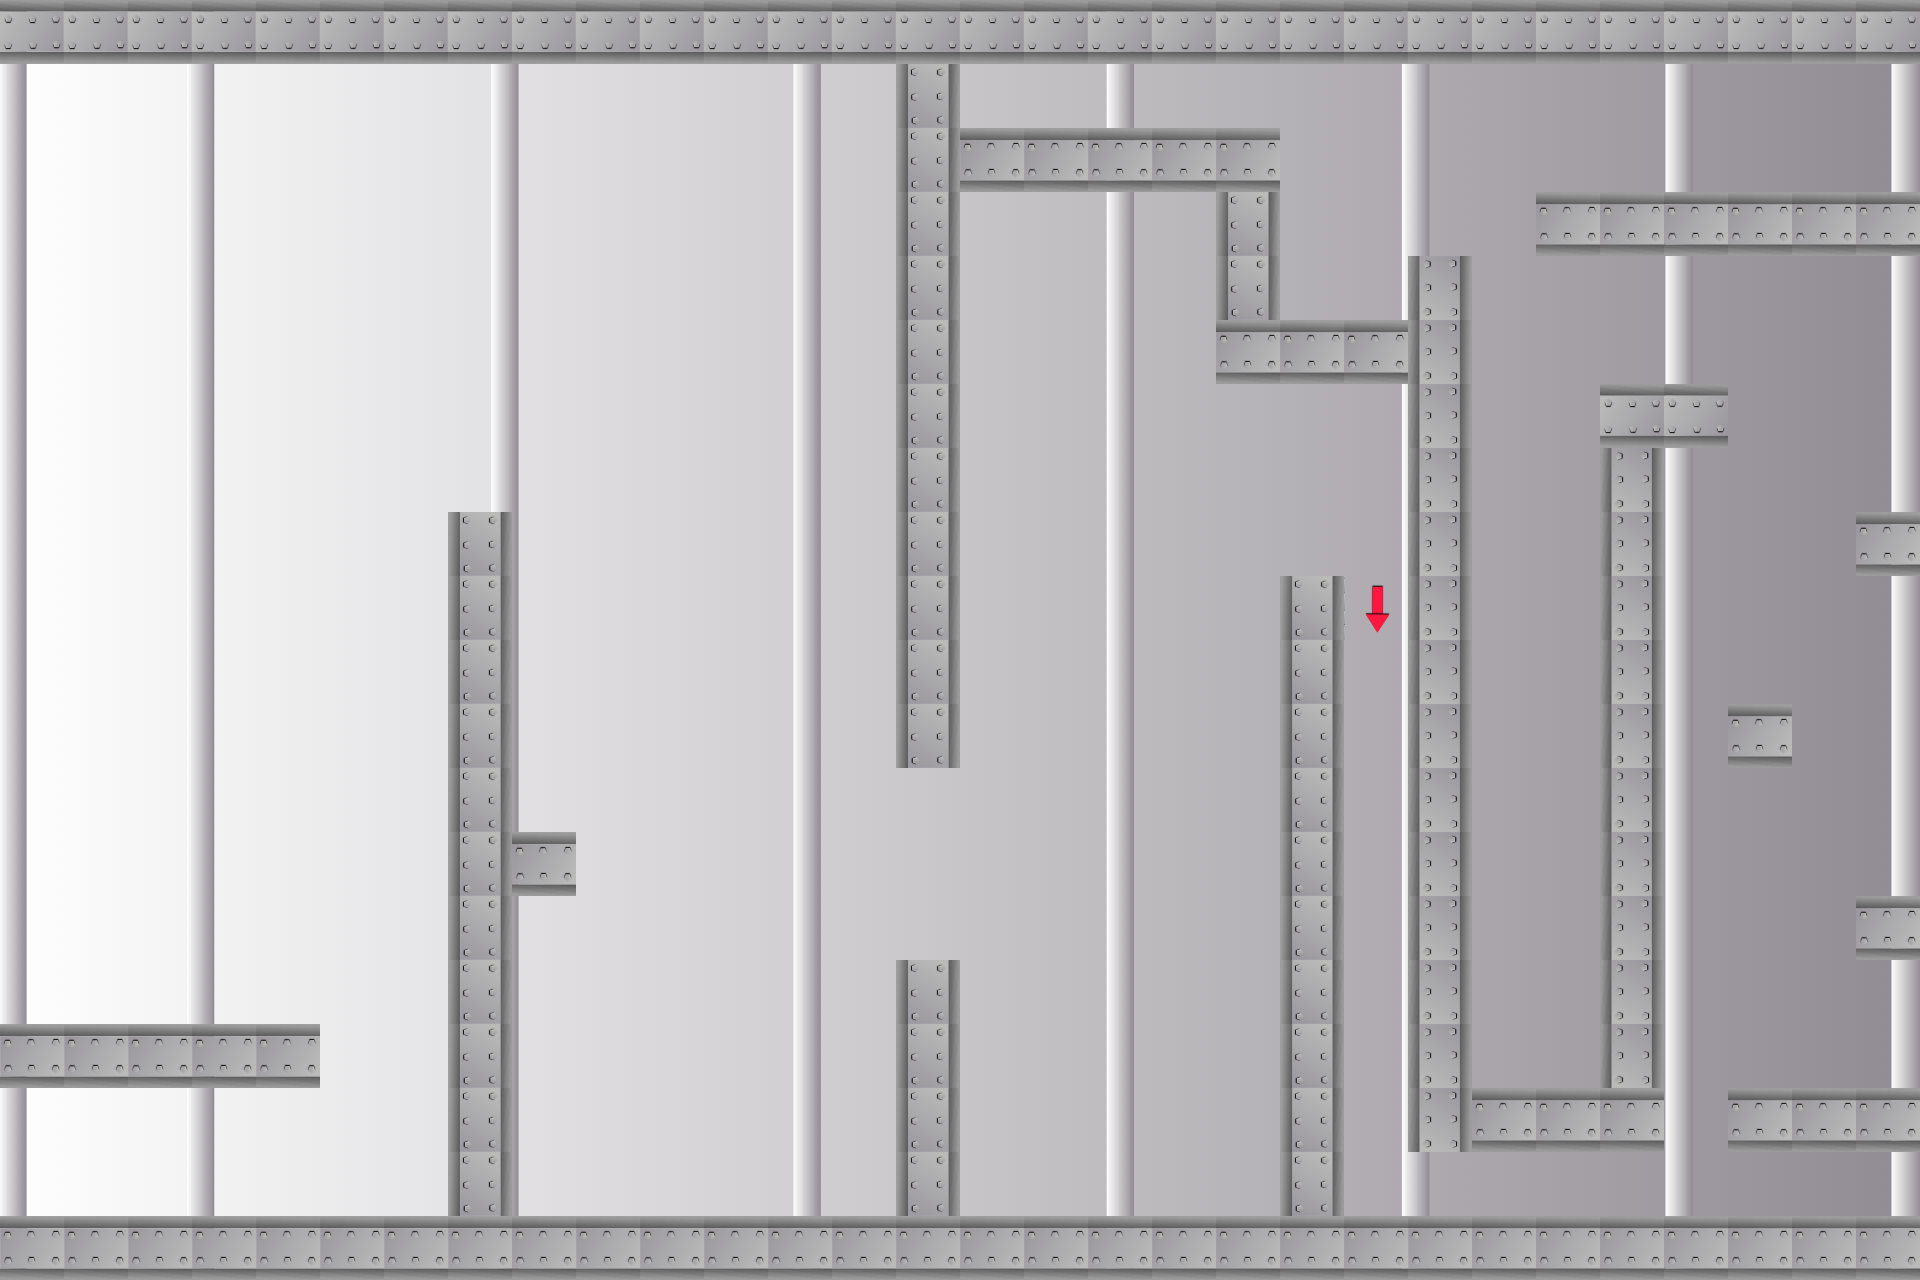

This is a level from a 2D game, rendered from its Tiled map with the project's own tilesets. A one-line summary and the map file follow, with tile-layer data summarised:
An orthogonal 30x20 tile map with 64x64 px tiles, 1 tile layer (Tile Layer 1), 4 tilesets, 1 image layer and 154 objects (68x Star, 22x Fire, 11x Enemy, 6x MovingPlatform, 3x BonusPlatform, ...).

<map version="1.9" tiledversion="1.9.0" orientation="orthogonal" renderorder="right-down" width="30" height="20" tilewidth="64" tileheight="64" infinite="0" nextlayerid="5" nextobjectid="185">
 <tileset firstgid="1" source="spritesheet.tsx" />
 <tileset firstgid="13" source="bob_walk_2.tsx" />
 <tileset firstgid="25" source="lava_1.tsx" />
 <tileset firstgid="29" source="more_tile.tsx" />
 <imagelayer id="4" name="BackgroundLayer">
  <image source="../images/space_station_bkg.png" width="1920" height="1280" />
 </imagelayer>
 <layer id="1" name="Tile Layer 1" width="30" height="20">
  <data>[600 cells, 154 non-empty, 2 distinct tile ids]</data>
 </layer>
 <objectgroup id="2" name="PlatformsLayer">
  <object id="58" x="0" y="1024" width="320" height="64" />
  <object id="59" x="0" y="1216" width="1920" height="64" />
  <object id="60" x="0" y="0" width="1920" height="64" />
  <object id="61" x="448" y="512" width="64" height="704" />
  <object id="62" x="896" y="64" width="64" height="704" />
  <object id="63" x="960" y="128" width="320" height="64" />
  <object id="64" x="1280" y="576" width="64" height="640" />
  <object id="65" x="896" y="960" width="64" height="256" />
  <object id="70" x="512" y="832" width="64" height="64" />
  <object id="71" x="1216" y="320" width="256" height="64" />
  <object id="72" x="1408" y="256" width="64" height="896" />
  <object id="73" x="1408" y="1088" width="256" height="64" />
  <object id="74" x="1600" y="448" width="64" />
  <object id="75" x="1600" y="384" width="128" height="64" />
  <object id="76" x="1600" y="448" width="64" height="640" />
  <object id="77" x="1408" y="1088" width="256" height="64" />
  <object id="78" x="1536" y="192" width="384" height="64" />
  <object id="79" x="1856" y="512" width="64" height="64" />
  <object id="80" x="1728" y="704" width="64" height="64" />
  <object id="81" x="1856" y="896" width="64" height="64" />
  <object id="82" x="1728" y="1088" width="192" height="64" />
  <object id="84" x="1216" y="192" width="64" height="128" />
  <object id="85" x="192" y="640" width="64" />
 </objectgroup>
 <objectgroup id="3" name="SpawnLayer" class="Key">
  <object id="1" name="Player" gid="13" x="64" y="1216" width="64" height="64" />
  <object id="3" name="MovingPlatform" gid="8" x="-32" y="256" width="64" height="64">
   <properties>
    <property name="Target" type="object" value="53" />
   </properties>
  </object>
  <object id="4" name="MovingPlatform" gid="8" x="178.667" y="640" width="64" height="64">
   <properties>
    <property name="Target" type="object" value="54" />
   </properties>
  </object>
  <object id="5" name="MovingPlatform" gid="8" x="448" y="512" width="64" height="64">
   <properties>
    <property name="Target" type="object" value="55" />
   </properties>
  </object>
  <object id="6" name="MovingPlatform" gid="8" x="768" y="1088" width="64" height="64">
   <properties>
    <property name="Target" type="object" value="56" />
   </properties>
  </object>
  <object id="9" name="MovingPlatform" gid="8" x="1088" y="576" width="64" height="64">
   <properties>
    <property name="Target" type="object" value="57" />
   </properties>
  </object>
  <object id="11" name="Door" gid="2" x="960" y="128" width="64" height="64">
   <properties>
    <property name="NextLevel" value="pre_level_1.tmx" />
   </properties>
  </object>
  <object id="14" name="Key" gid="5" x="512" y="832" width="64" height="64" />
  <object id="30" name="Fire" gid="25" x="512" y="1216" width="64" height="64" />
  <object id="41" name="Fire" gid="25" x="512" y="1152" width="64" height="64" />
  <object id="47" name="Fire" gid="25" x="960" y="1152" width="64" height="64" />
  <object id="48" name="Fire" gid="25" x="960" y="1216" width="64" height="64" />
  <object id="31" name="Fire" gid="25" x="576" y="1216" width="64" height="64" />
  <object id="40" name="Fire" gid="25" x="576" y="1152" width="64" height="64" />
  <object id="46" name="Fire" gid="25" x="1024" y="1152" width="64" height="64" />
  <object id="49" name="Fire" gid="25" x="1024" y="1216" width="64" height="64" />
  <object id="32" name="Fire" gid="25" x="640" y="1216" width="64" height="64" />
  <object id="39" name="Fire" gid="25" x="640" y="1152" width="64" height="64" />
  <object id="45" name="Fire" gid="25" x="1088" y="1152" width="64" height="64" />
  <object id="50" name="Fire" gid="25" x="1088" y="1216" width="64" height="64" />
  <object id="33" name="Fire" gid="25" x="704" y="1216" width="64" height="64" />
  <object id="38" name="Fire" gid="25" x="704" y="1152" width="64" height="64" />
  <object id="44" name="Fire" gid="25" x="1152" y="1152" width="64" height="64" />
  <object id="51" name="Fire" gid="25" x="1152" y="1216" width="64" height="64" />
  <object id="34" name="Fire" gid="25" x="768" y="1216" width="64" height="64" />
  <object id="37" name="Fire" gid="25" x="768" y="1152" width="64" height="64" />
  <object id="43" name="Fire" gid="25" x="1216" y="1152" width="64" height="64" />
  <object id="52" name="Fire" gid="25" x="1216" y="1216" width="64" height="64" />
  <object id="35" name="Fire" gid="25" x="832" y="1216" width="64" height="64" />
  <object id="36" name="Fire" gid="25" x="832" y="1152" width="64" height="64" />
  <object id="53" x="0" y="896">
   <point />
  </object>
  <object id="54" x="213.333" y="125.333">
   <point />
  </object>
  <object id="55" x="476" y="128">
   <point />
  </object>
  <object id="56" x="793.333" y="193.333">
   <point />
  </object>
  <object id="57" x="1120" y="1022.67">
   <point />
  </object>
  <object id="66" name="Teleporter" gid="12" x="1792" y="1216" width="64" height="64">
   <properties>
    <property name="Target" type="object" value="67" />
   </properties>
  </object>
  <object id="67" x="64" y="960">
   <point />
  </object>
  <object id="68" name="MovingPlatform" gid="8" x="1440" y="1022.67" width="64" height="64">
   <properties>
    <property name="Target" type="object" value="69" />
   </properties>
  </object>
  <object id="69" x="1473.33" y="380">
   <point />
  </object>
  <object id="87" name="Enemy" gid="7" x="0" y="1024" width="64" height="64">
   <properties>
    <property name="Target" type="object" value="100" />
   </properties>
  </object>
  <object id="88" name="Enemy" gid="7" x="384" y="1216" width="64" height="64">
   <properties>
    <property name="Target" type="object" value="101" />
   </properties>
  </object>
  <object id="89" name="Enemy" gid="7" x="1856" y="192" width="64" height="64">
   <properties>
    <property name="Target" type="object" value="104" />
   </properties>
  </object>
  <object id="90" name="Enemy" gid="7" x="1536" y="1088" width="64" height="64">
   <properties>
    <property name="Target" type="object" value="106" />
   </properties>
  </object>
  <object id="91" name="Enemy" gid="7" x="1856" y="1216" width="64" height="64">
   <properties>
    <property name="Target" type="object" value="109" />
   </properties>
  </object>
  <object id="92" name="Enemy" gid="7" x="1600" y="384" width="64" height="64">
   <properties>
    <property name="Target" type="object" value="105" />
   </properties>
  </object>
  <object id="94" name="Enemy" gid="7" x="1280" y="320" width="64" height="64">
   <properties>
    <property name="Target" type="object" value="103" />
   </properties>
  </object>
  </objectgroup>
</map>
<!-- 85 of 154 objects omitted -->